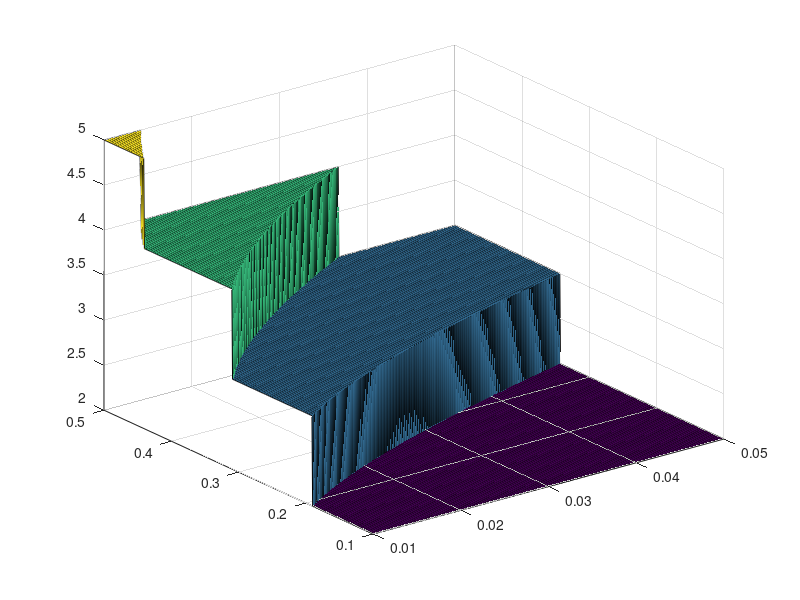

This chart was generated by the following MATLAB code: (Note: this script raises an error after producing the figure.)
%% Buckling Mode Prediction (contour)
clear
close all

nu = 0.5; % Possion's ratio of rubber
alpha = 0.5:-0.001:0.1; % Radius/Height
beta = 0.01:0.0001:0.05; % thickness/Height
n=[2,3,4,5,6,7,8]; % initial guess of fold numbers

p_cr = zeros(length(alpha), length(beta));
N = zeros(length(alpha), length(beta));
for p = 1:length(alpha)
    aa = alpha(p);
    for q = 1:length(beta)
        bb = beta(q);
        p_n = zeros(1,length(n));
        for i = 1:length(n)
            p_n(i) = ((pi*aa)^2+n(i)^2)^2*(bb/aa)^3/(12*(1-nu^2)*n(i)^2)+...
                (pi*aa)^4*(bb/aa)/(n(i)^2*((pi*aa)^2+n(i)^2)^2);
                %Z(i)=(1/aa*1/bb)*sqrt(1-nu^2);
            %p_n(i) = (1+n(i)^2)^2/n(i)^2+(12/pi^4)*Z(i)^2/(n(i)^2*(1+n(i)^2)^2);
        end
        [p_cr(p,q),I] = min(p_n);
        N(p,q) = n(I);
    end
end
%M = flipud(N)
figure
%h = heatmap(beta,alpha,N,'CellLabelColor','none')
%contourf(beta,alpha,N,'--');
h = surf(beta,alpha,N,'FaceAlpha',1);
h.EdgeColor = 'none';
set(gca,'FontSize',16)
pbaspect([1 1 1])
%grid off
shading interp;
colormap(parula(8));
view(0,90)
xlabel('t/H','FontSize',16);
ylabel('R/H','FontSize',16);

%find_n_alt(0.2, 0.025)
n_calc(0.025, 0.2)

function n_find = n_calc(aa,bb)
n=[2,3,4,5,6,7,8]; % initial guess of fold numbers
nu = 0.5;
p_n = zeros(length(n),1);
for i = 1:length(n)
    p_n(i) = ((pi*aa)^2+n(i)^2)^2*(bb/aa)^3/(12*(1-nu^2)*n(i)^2)+...
        (pi*aa)^4*(bb/aa)/(n(i)^2*((pi*aa)^2+n(i)^2)^2);
        %Z(i)=(1/aa*1/bb)*sqrt(1-nu^2);
    %p_n(i) = (1+n(i)^2)^2/n(i)^2+(12/pi^4)*Z(i)^2/(n(i)^2*(1+n(i)^2)^2);
end
[~,I] = min(p_n);
n_find = n(I);
end